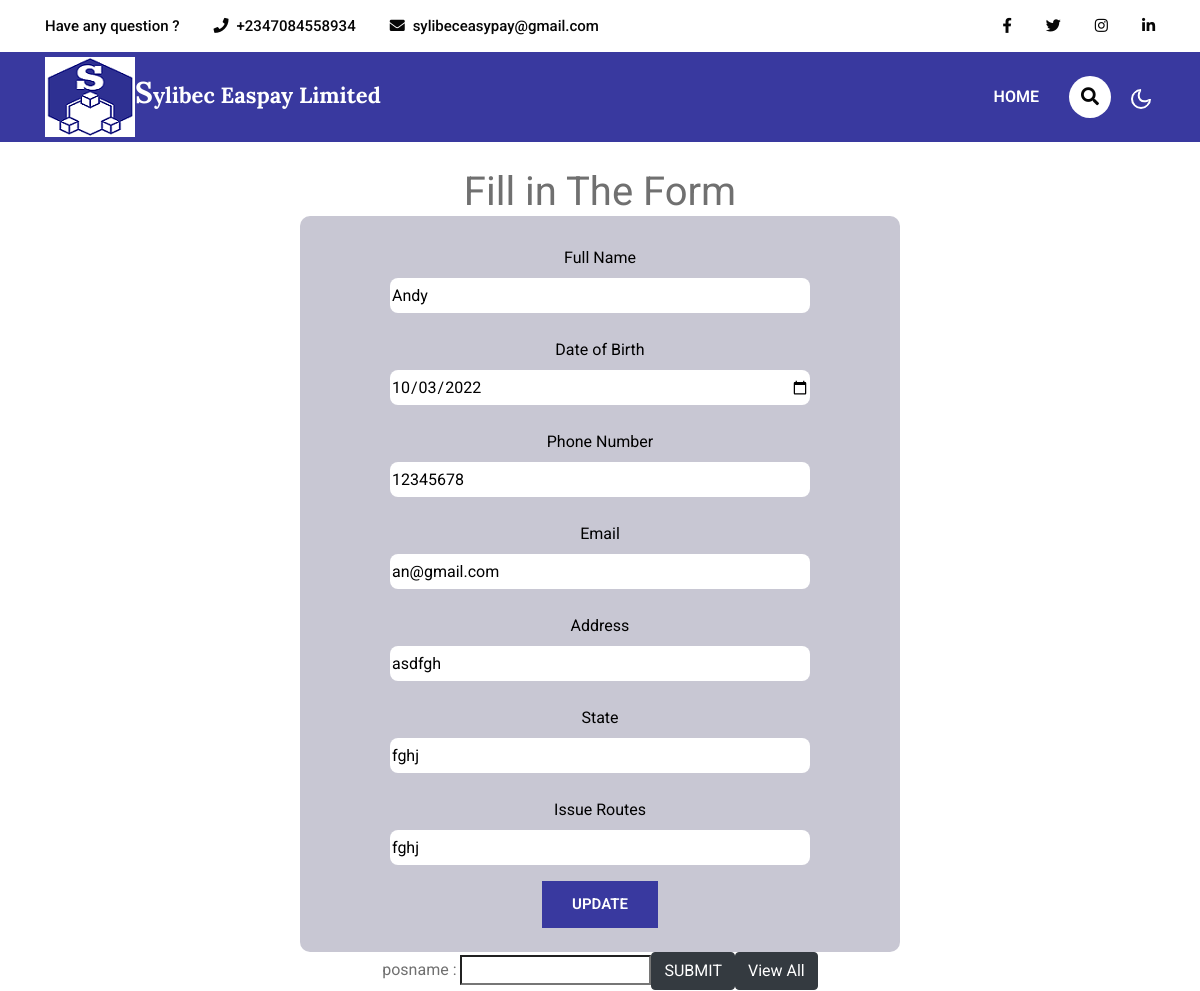
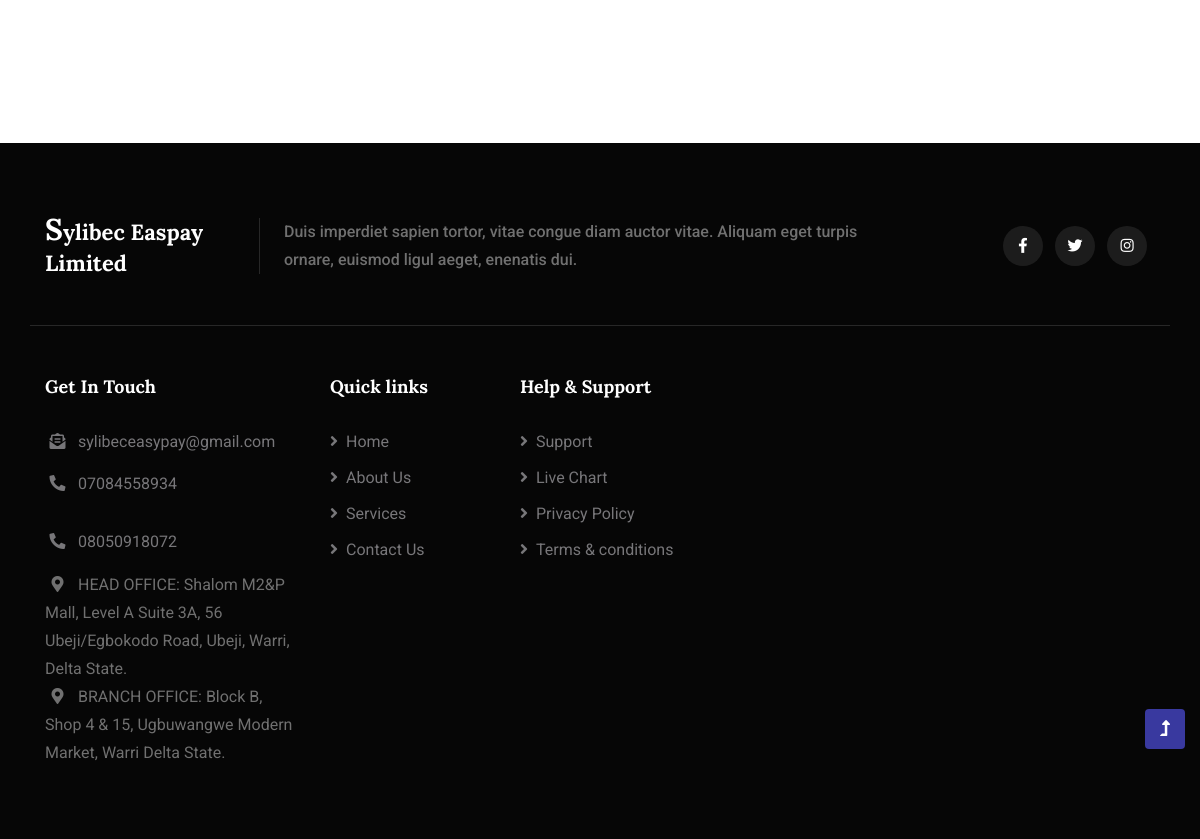
/staff/learnerstaff/17/, run on the app's committed database (2 pictures, top to bottom).
### client/models.py (models this page shows)
class learnerpermitdetail(models.Model):
    learners_name=models.CharField(max_length=100)
    learners_dob=models.CharField(max_length=100)
    learners_phone=models.CharField(max_length=100)
    learners_email=models.CharField(max_length=100)
    learners_address=models.CharField(max_length=100)
    learners_state=models.CharField(max_length=100)
    learners_routes=models.CharField(max_length=100)

### staff/views.py (the view)
# urls.py: path('learnerstaff',views.learnerstaff,name='learnerstaff'),
def learnerstaff(request,myid):
    updateitem=learnerpermitdetail.objects.get(id=myid)
    learnerspermitform=learnerpermitdetail.objects.all()
    context={
        'updateitem':updateitem,
        'learnerspermitform':learnerspermitform,
    }
    return render(request,'staff/learnerstaff.html',context)

### staff/templates/staff/learnerstaff.html (shortened to what this page needs)
{% load static %}
<!doctype html>
<html lang="en">
<head>
    <link rel="stylesheet" type="text/css" href="{% static 'css/newstyles.css' %}">
</head>
<body>
    <section class="w3l-top-header">
        <div class="container">
            <div class="top-content-w3ls d-flex align-items-center justify-content-between">
                <div class="top-headers">
                    <ul>
                        <li>
                            <a href="#help" class="d-sm-block d-none">Have any question ?</a>
                        </li>
                        <li>
                            <i class="fa fa-phone"></i><a href="tel:+2347084558934">+2347084558934</a>
                        </li>
                        <li>
                            <i class="fa fa-envelope"></i><a href="mailto:sylibeceasypay@gmail.com.com">sylibeceasypay@gmail.com</a>
                        </li>
                    </ul>
                </div>
                <div class="top-headers top-headers-2">
                    <ul>
                        <li>
                            <a href="#facebook"><span class="fab fa-facebook-f"></span></a>
                        </li>
                        <li>
                            <a href="#twitter"><span class="fab fa-twitter"></span></a>
                        </li>
                        <li>
                            <a href="#instagram"><span class="fab fa-instagram"></span></a>
                        </li>
                        <li class=" mr-0">
                                    <a href="#linkedin"><span class="fab fa-linkedin-in"></span></a>
                        </li>
                    </ul>
                </div>
            </div>
        </div>
    </section>
    <header id="site-header" class="fixed-top">
        <div class="container">
            <nav class="navbar navbar-expand-lg stroke">
                <h1>
                    <a class="navbar-brand" href="{% url 'admin' %}">
                        <img src="{% static 'images/symbol1.png' %}" alt=""><span>S</span>ylibec Easpay Limited
                    </a>
                </h1>
                <div class="collapse navbar-collapse" id="navbarTogglerDemo02">
                    <ul class="navbar-nav ml-lg-auto">
                        <li class="nav-item">
                            <a class="nav-link" href="{% url 'admin' %}">Home <span class="sr-only">(current)</span></a>
                        </li>
                    </ul>
                </div>
                <div class="search-right ml-lg-3">
                    <div class="search-container">
                        <form action="/search" method="get">
                            <label class="button searchbutton" for="searchright"><i class="fas fa-search"></i></label>
                        </form>
                    </div>
                </div>
                <div class="cont-ser-position">
                    <nav class="navigation">
                        <div class="theme-switch-wrapper">
                            <label class="theme-switch" for="checkbox">
                                <div class="mode-container">
                                    <i class="gg-moon"></i>
                                </div>
                            </label>
                        </div>
                    </nav>
                </div>
            </nav>
        </div>
    </header>
    <section class="w3l-service-3 py-5">
        <div class="container py-md-5 py-4">
            <div class="title-main1 text-center mx-auto mb-md-5 mb-4" style="max-width:600px;">
                <p class="">Fill in The Form</p>
                {% if updateitem %}
                <form action="" class="formdesign" method="POST" action="{% url 'update3' updateitem.id %}">
                <label for="" class="formlabel">Full Name</label>
                <input type="text" class="formform" placeholder="Enter Your Full Name" name="learners_name" value="{{updateitem.learners_name}}">
                <label for="" class="formlabel">Date of Birth</label>
                <input type="date" class="formform" placeholder="Enter" name="learners_dob" value="{{updateitem.learners_dob}}">
                <label for="" class="formlabel">Phone Number</label>
                <input type="text" class="formform" placeholder="Enter Phone" name="learners_phone" value="{{updateitem.learners_phone}}">
                <label for="" class="formlabel">Email</label>
                <input type="email" class="formform" placeholder="Enter Email Address" name="learners_email" value="{{updateitem.learners_email}}">
                <label for="" class="formlabel">Address</label>
                <input type="text" class="formform" placeholder="Enter Address" name="learners_address" value="{{updateitem.learners_address}}">
                <label for="" class="formlabel">State</label>
                <input type="text" class="formform" placeholder="Enter State" name="learners_state" value="{{updateitem.learners_state}}">
                <label for="" class="formlabel">Issue Routes</label>
                <input type="text" class="formform" placeholder="Enter Issue Routes" name="learners_routes" value="{{updateitem.learners_routes}}"><br>
                <button class="btn btn-style mt-sm-3">Update</button><br><br>
                </form>
                {% endif %}
                <div>
                    <form action="{% url 'searchme' %}" method="POST">
                      posname : <input type="text" name="search"><button type="submit" class="btn btn-dark">SUBMIT</button><a href="{% url 'posform' %}" class="btn btn-dark">View All</a>
                    </form>
                  </div>
            </div>
        </div>
    </section>
    <footer class="w3l-footer-16">
        <div class="w3l-footer-16-main py-5">
            <div class="container py-md-4 pt-md-0 pt-3">
                <div class="row align-items-center top-footer-content mb-5">
                    <div class="col-lg-2 col-md-3">
                        <h2><a class="logo" href="{% url 'admin' %}">
                                <span>S</span>ylibec Easpay Limited
                            </a></h2>
                    </div>
                    <div class="col-lg-7 col-md-9 mt-md-0 mt-4">
                        <p class="top-p ml-md-4 pl-md-4 mt-sm-0 mt-2">Duis imperdiet sapien tortor, vitae congue
                            diam auctor vitae.
                            Aliquam
                            eget turpis ornare, euismod ligul aeget, enenatis dui. </p>
                    </div>
                    <div class="col-lg-3 text-lg-right mt-lg-0 mt-4">
                        <div class="columns-2">
                            <ul class="social">
                                <li><a href="#facebook"><span class="fab fa-facebook-f" aria-hidden="true"></span></a>
                                </li>
                                <li><a href="#twitter"><span class="fab fa-twitter" aria-hidden="true"></span></a>
                                </li>
                                <li><a href="#instagram"><span class="fab fa-instagram" aria-hidden="true"></span></a>
                                </li>
                            </ul>
                        </div>
                    </div>
                </div>
                <div class="row footer-grids pt-5">
                    <div class="col-lg-3 col-md-5 col-sm-6 column">
                        <h3>Get In Touch</h3>
                        <ul class="column2">
                            <li class="d-flex align-items-center"><a href="mailto:sylibeceasypay@gmail.com"><i
                                        class="fas fa-envelope-open-text"></i>sylibeceasypay@gmail.com</a>
                            </li>
                            <li class="py-sm-3 py-2 d-flex align-items-center"><a href="tel:07084558934"><i class="fas fa-phone-alt"></i>07084558934</a>
                                <li class="py-sm-3 py-2 d-flex align-items-center"><a href="tel:08050918072"><i class="fas fa-phone-alt"></i>08050918072</a>
                            </li>
                            <li class="d-flex align-items-center">
                                <p class="contact-para"><i class="fas fa-map-marker-alt"></i>HEAD OFFICE: Shalom M2&P Mall, Level A Suite 3A, 56 Ubeji/Egbokodo Road, Ubeji, Warri, Delta State.</p>
                            </li>
                            <li class="d-flex align-items-center">
                                <p class="contact-para"><i class="fas fa-map-marker-alt"></i>BRANCH OFFICE: Block B, Shop 4 & 15, Ugbuwangwe Modern Market, Warri Delta State.</p>
                            </li>
                        </ul>
                    </div>
                    <div class="col-lg-2 col-md-3 col-sm-6 column mt-sm-0 mt-4">
                        <h3>Quick links</h3>
                        <ul class="footer-gd-16">
                            <li><a href="{% url 'index' %}"><i class="fas fa-angle-right"></i>Home</a></li>
                            <li><a href="{% url 'about' %}"><i class="fas fa-angle-right"></i>About
                                    Us</a></li>
                            <li><a href="{% url 'services' %}"><i class="fas fa-angle-right"></i>Services</a>
                            </li>
                            <li><a href="{% url 'contact' %}"><i class="fas fa-angle-right"></i>Contact
                                    Us</a></li>
                        </ul>
                    </div>
                    <div class="col-lg-3 col-md-4 col-sm-5 column mt-md-0 mt-4">
                        <h3>Help & Support</h3>
                        <ul class="footer-gd-16">
                            <li><a href="#support"><i class="fas fa-angle-right"></i>Support</a></li>
                            <li><a href="#live"><i class="fas fa-angle-right"></i>Live Chart</a></li>
                            <li><a href="#privacy"><i class="fas fa-angle-right"></i>Privacy
                                    Policy</a></li>
                            <li><a href="#terms"><i class="fas fa-angle-right"></i>Terms &
                                    conditions</a></li>
                        </ul>
                    </div>
                </div>
            </div>
        </div>
    </footer>
    <button onclick="topFunction()" id="movetop" title="Go to top">
        <span class="fas fa-level-up-alt" aria-hidden="true"></span>
    </button>
</body>
</html>

### data on the page
learnerpermitdetail: learners_name "Andy", learners_dob "10/03/2022", learners_phone "12345678", learners_email "an@gmail.com", learners_address "asdfgh", learners_state "fghj", learners_routes "fghj"
